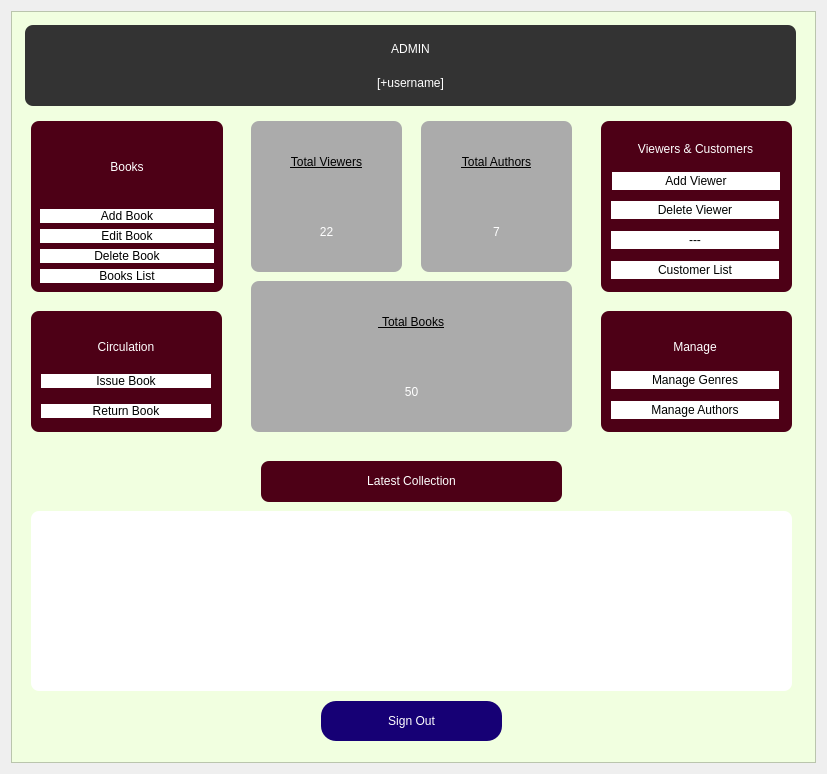
<?xml version="1.0" encoding="UTF-8"?>
<ui version="4.0">
 <class>digitalLibrary</class>
 <widget class="QDialog" name="digitalLibrary">
  <property name="geometry">
   <rect>
    <x>0</x>
    <y>0</y>
    <width>827</width>
    <height>774</height>
   </rect>
  </property>
  <property name="windowTitle">
   <string>Dialog</string>
  </property>
  <layout class="QVBoxLayout" name="verticalLayout_10">
   <property name="leftMargin">
    <number>11</number>
   </property>
   <item>
    <widget class="QFrame" name="frame_4">
     <property name="styleSheet">
      <string notr="true">background-color: rgb(241, 255, 224);</string>
     </property>
     <property name="frameShape">
      <enum>QFrame::StyledPanel</enum>
     </property>
     <property name="frameShadow">
      <enum>QFrame::Raised</enum>
     </property>
     <widget class="QFrame" name="frame">
      <property name="geometry">
       <rect>
        <x>20</x>
        <y>110</y>
        <width>192</width>
        <height>171</height>
       </rect>
      </property>
      <property name="styleSheet">
       <string notr="true">background: #4d0016;
border-radius: 8px;</string>
      </property>
      <property name="frameShape">
       <enum>QFrame::StyledPanel</enum>
      </property>
      <property name="frameShadow">
       <enum>QFrame::Raised</enum>
      </property>
      <layout class="QVBoxLayout" name="verticalLayout">
       <item>
        <widget class="QLabel" name="label_11">
         <property name="styleSheet">
          <string notr="true">font: 63 13pt &quot;Lato Black&quot;;
color: rgb(255, 255, 255);

</string>
         </property>
         <property name="text">
          <string>Books</string>
         </property>
         <property name="alignment">
          <set>Qt::AlignCenter</set>
         </property>
        </widget>
       </item>
       <item>
        <widget class="QPushButton" name="addBookBtn">
         <property name="styleSheet">
          <string notr="true">QPushButton{
border-radius:15px;
padding : 0 4px;
background: #ffffff;
border -radius:10px;
color: rgb(0, 0, 0);
font: 9pt &quot;Lato&quot;;
}
QPushButton:hover:!pressed
{
border-radius:5px;
background:#ffcb3b;
}
</string>
         </property>
         <property name="text">
          <string>Add Book</string>
         </property>
         <property name="autoDefault">
          <bool>false</bool>
         </property>
         <property name="default">
          <bool>false</bool>
         </property>
         <property name="flat">
          <bool>true</bool>
         </property>
        </widget>
       </item>
       <item>
        <widget class="QPushButton" name="editBookBtn">
         <property name="styleSheet">
          <string notr="true">QPushButton{
border-radius:15px;
padding : 0 4px;
background: #ffffff;
border -radius:10px;
color: rgb(0, 0, 0);
font: 9pt &quot;Lato&quot;;
}
QPushButton:hover:!pressed
{
border-radius:5px;
background:#ffcb3b;
}
</string>
         </property>
         <property name="text">
          <string>Edit Book</string>
         </property>
         <property name="autoDefault">
          <bool>false</bool>
         </property>
         <property name="default">
          <bool>false</bool>
         </property>
         <property name="flat">
          <bool>true</bool>
         </property>
        </widget>
       </item>
       <item>
        <widget class="QPushButton" name="deleteBookBtn">
         <property name="styleSheet">
          <string notr="true">QPushButton{
border-radius:15px;
padding : 0 4px;
background: #ffffff;
border -radius:10px;
color: rgb(0, 0, 0);
font: 9pt &quot;Lato&quot;;
}
QPushButton:hover:!pressed
{
border-radius:5px;
background:#ffcb3b;
}
</string>
         </property>
         <property name="text">
          <string>Delete Book</string>
         </property>
         <property name="autoDefault">
          <bool>false</bool>
         </property>
         <property name="default">
          <bool>false</bool>
         </property>
         <property name="flat">
          <bool>true</bool>
         </property>
        </widget>
       </item>
       <item>
        <widget class="QPushButton" name="booksListBtn">
         <property name="styleSheet">
          <string notr="true">QPushButton{
border-radius:15px;
padding : 0 4px;
background: #ffffff;
border -radius:10px;
color: rgb(0, 0, 0);
font: 9pt &quot;Lato&quot;;
}
QPushButton:hover:!pressed
{
border-radius:5px;
background:#ffcb3b;
}
</string>
         </property>
         <property name="text">
          <string>Books List</string>
         </property>
         <property name="autoDefault">
          <bool>false</bool>
         </property>
         <property name="default">
          <bool>false</bool>
         </property>
         <property name="flat">
          <bool>true</bool>
         </property>
        </widget>
       </item>
      </layout>
     </widget>
     <widget class="QFrame" name="frame_2">
      <property name="geometry">
       <rect>
        <x>14</x>
        <y>14</y>
        <width>771</width>
        <height>81</height>
       </rect>
      </property>
      <property name="styleSheet">
       <string notr="true">background: #333333;
border-radius: 8px;</string>
      </property>
      <property name="frameShape">
       <enum>QFrame::StyledPanel</enum>
      </property>
      <property name="frameShadow">
       <enum>QFrame::Raised</enum>
      </property>
      <layout class="QVBoxLayout" name="verticalLayout_15">
       <item>
        <widget class="QLabel" name="label">
         <property name="styleSheet">
          <string notr="true">color: rgb(255, 255, 255);
font: 15pt &quot;Lato Black&quot;;</string>
         </property>
         <property name="text">
          <string>ADMIN</string>
         </property>
         <property name="alignment">
          <set>Qt::AlignCenter</set>
         </property>
        </widget>
       </item>
       <item>
        <widget class="QLabel" name="username">
         <property name="styleSheet">
          <string notr="true">color: rgb(255, 255, 255);
font: 12pt &quot;Lato&quot;;</string>
         </property>
         <property name="text">
          <string>[+username]</string>
         </property>
         <property name="alignment">
          <set>Qt::AlignCenter</set>
         </property>
        </widget>
       </item>
      </layout>
     </widget>
     <widget class="QPushButton" name="returnBookBtn_4">
      <property name="geometry">
       <rect>
        <x>310</x>
        <y>690</y>
        <width>181</width>
        <height>40</height>
       </rect>
      </property>
      <property name="styleSheet">
       <string notr="true">QPushButton{
border-radius:15px;
padding : 0 4px;
background: #160075;
border -radius:10px;
color: rgb(255, 255, 255);
font: 12pt &quot;Lato&quot;;
}
QPushButton:hover:!pressed
{
border-radius:5px;
background:#ababab;
}
</string>
      </property>
      <property name="text">
       <string>Sign Out</string>
      </property>
      <property name="autoDefault">
       <bool>false</bool>
      </property>
      <property name="default">
       <bool>false</bool>
      </property>
      <property name="flat">
       <bool>true</bool>
      </property>
     </widget>
     <widget class="QFrame" name="frame_10">
      <property name="geometry">
       <rect>
        <x>590</x>
        <y>300</y>
        <width>191</width>
        <height>121</height>
       </rect>
      </property>
      <property name="styleSheet">
       <string notr="true">background: #4d0016;
border-radius: 8px;</string>
      </property>
      <property name="frameShape">
       <enum>QFrame::StyledPanel</enum>
      </property>
      <property name="frameShadow">
       <enum>QFrame::Raised</enum>
      </property>
      <widget class="QPushButton" name="manageAuthorButton">
       <property name="geometry">
        <rect>
         <x>10</x>
         <y>90</y>
         <width>168</width>
         <height>18</height>
        </rect>
       </property>
       <property name="styleSheet">
        <string notr="true">QPushButton{
border-radius:15px;
padding : 0 4px;
background: #ffffff;
border -radius:10px;
color: rgb(0, 0, 0);
font: 9pt &quot;Lato&quot;;
}
QPushButton:hover:!pressed
{
border-radius:5px;
background:#ffcb3b;
}
</string>
       </property>
       <property name="text">
        <string>Manage Authors</string>
       </property>
       <property name="autoDefault">
        <bool>false</bool>
       </property>
       <property name="default">
        <bool>false</bool>
       </property>
       <property name="flat">
        <bool>true</bool>
       </property>
      </widget>
      <widget class="QPushButton" name="manageGenre">
       <property name="geometry">
        <rect>
         <x>10</x>
         <y>60</y>
         <width>168</width>
         <height>18</height>
        </rect>
       </property>
       <property name="styleSheet">
        <string notr="true">QPushButton{
border-radius:15px;
padding : 0 4px;
background: #ffffff;
border -radius:10px;
color: rgb(0, 0, 0);
font: 9pt &quot;Lato&quot;;
}
QPushButton:hover:!pressed
{
border-radius:5px;
background:#ffcb3b;
}
</string>
       </property>
       <property name="text">
        <string>Manage Genres</string>
       </property>
       <property name="autoDefault">
        <bool>false</bool>
       </property>
       <property name="default">
        <bool>false</bool>
       </property>
       <property name="flat">
        <bool>true</bool>
       </property>
      </widget>
      <widget class="QLabel" name="label_10">
       <property name="geometry">
        <rect>
         <x>10</x>
         <y>20</y>
         <width>168</width>
         <height>32</height>
        </rect>
       </property>
       <property name="styleSheet">
        <string notr="true">font: 63 13pt &quot;Lato Black&quot;;
color: rgb(255, 255, 255);

</string>
       </property>
       <property name="text">
        <string>Manage</string>
       </property>
       <property name="alignment">
        <set>Qt::AlignCenter</set>
       </property>
      </widget>
     </widget>
     <widget class="QFrame" name="frame_12">
      <property name="geometry">
       <rect>
        <x>590</x>
        <y>110</y>
        <width>191</width>
        <height>171</height>
       </rect>
      </property>
      <property name="styleSheet">
       <string notr="true">background: #4d0016;
border-radius: 8px;</string>
      </property>
      <property name="frameShape">
       <enum>QFrame::StyledPanel</enum>
      </property>
      <property name="frameShadow">
       <enum>QFrame::Raised</enum>
      </property>
      <widget class="QPushButton" name="editMemberBtn">
       <property name="geometry">
        <rect>
         <x>10</x>
         <y>110</y>
         <width>168</width>
         <height>18</height>
        </rect>
       </property>
       <property name="styleSheet">
        <string notr="true">QPushButton{
border-radius:15px;
padding : 0 4px;
background: #ffffff;
border -radius:10px;
color: rgb(0, 0, 0);
font: 9pt &quot;Lato&quot;;
}
QPushButton:hover:!pressed
{
border-radius:5px;
background:#ffcb3b;
}
</string>
       </property>
       <property name="text">
        <string>---</string>
       </property>
       <property name="autoDefault">
        <bool>false</bool>
       </property>
       <property name="default">
        <bool>false</bool>
       </property>
       <property name="flat">
        <bool>true</bool>
       </property>
      </widget>
      <widget class="QPushButton" name="deleteMemberBtn">
       <property name="geometry">
        <rect>
         <x>10</x>
         <y>80</y>
         <width>168</width>
         <height>18</height>
        </rect>
       </property>
       <property name="styleSheet">
        <string notr="true">QPushButton{
border-radius:15px;
padding : 0 4px;
background: #ffffff;
border -radius:10px;
color: rgb(0, 0, 0);
font: 9pt &quot;Lato&quot;;
}
QPushButton:hover:!pressed
{
border-radius:5px;
background:#ffcb3b;
}
</string>
       </property>
       <property name="text">
        <string>Delete Viewer</string>
       </property>
       <property name="autoDefault">
        <bool>false</bool>
       </property>
       <property name="default">
        <bool>false</bool>
       </property>
       <property name="flat">
        <bool>true</bool>
       </property>
      </widget>
      <widget class="QPushButton" name="membersListBtn">
       <property name="geometry">
        <rect>
         <x>10</x>
         <y>140</y>
         <width>168</width>
         <height>18</height>
        </rect>
       </property>
       <property name="styleSheet">
        <string notr="true">QPushButton{
border-radius:15px;
padding : 0 4px;
background: #ffffff;
border -radius:10px;
color: rgb(0, 0, 0);
font: 9pt &quot;Lato&quot;;
}
QPushButton:hover:!pressed
{
border-radius:5px;
background:#ffcb3b;
}
</string>
       </property>
       <property name="text">
        <string>Customer List</string>
       </property>
       <property name="autoDefault">
        <bool>false</bool>
       </property>
       <property name="default">
        <bool>false</bool>
       </property>
       <property name="flat">
        <bool>true</bool>
       </property>
      </widget>
      <widget class="QPushButton" name="addMemberBtn">
       <property name="geometry">
        <rect>
         <x>11</x>
         <y>51</y>
         <width>168</width>
         <height>18</height>
        </rect>
       </property>
       <property name="styleSheet">
        <string notr="true">QPushButton{
border-radius:15px;
padding : 0 4px;
background: #ffffff;
border -radius:10px;
color: rgb(0, 0, 0);
font: 9pt &quot;Lato&quot;;
}
QPushButton:hover:!pressed
{
border-radius:5px;
background:#ffcb3b;
}
</string>
       </property>
       <property name="text">
        <string>Add Viewer</string>
       </property>
       <property name="autoDefault">
        <bool>false</bool>
       </property>
       <property name="default">
        <bool>false</bool>
       </property>
       <property name="flat">
        <bool>true</bool>
       </property>
      </widget>
      <widget class="QLabel" name="label_7">
       <property name="geometry">
        <rect>
         <x>10</x>
         <y>10</y>
         <width>169</width>
         <height>35</height>
        </rect>
       </property>
       <property name="styleSheet">
        <string notr="true">font: 63 10pt &quot;Lato Black&quot;;
color: rgb(255, 255, 255);

</string>
       </property>
       <property name="text">
        <string>Viewers &amp; Customers</string>
       </property>
       <property name="alignment">
        <set>Qt::AlignCenter</set>
       </property>
      </widget>
     </widget>
     <widget class="QFrame" name="frame_16">
      <property name="geometry">
       <rect>
        <x>20</x>
        <y>300</y>
        <width>191</width>
        <height>121</height>
       </rect>
      </property>
      <property name="styleSheet">
       <string notr="true">background: #4d0016;
border-radius: 8px;</string>
      </property>
      <property name="frameShape">
       <enum>QFrame::StyledPanel</enum>
      </property>
      <property name="frameShadow">
       <enum>QFrame::Raised</enum>
      </property>
      <widget class="QWidget" name="layoutWidget">
       <property name="geometry">
        <rect>
         <x>10</x>
         <y>90</y>
         <width>170</width>
         <height>21</height>
        </rect>
       </property>
       <layout class="QHBoxLayout" name="horizontalLayout_16">
        <item>
         <widget class="QPushButton" name="returnBookBtn">
          <property name="styleSheet">
           <string notr="true">QPushButton{
border-radius:15px;
padding : 0 4px;
background: #ffffff;
border -radius:10px;
color: rgb(0, 0, 0);
font: 9pt &quot;Lato&quot;;
}
QPushButton:hover:!pressed
{
border-radius:5px;
background:#ffcb3b;
}
</string>
          </property>
          <property name="text">
           <string>Return Book</string>
          </property>
          <property name="autoDefault">
           <bool>false</bool>
          </property>
          <property name="default">
           <bool>false</bool>
          </property>
          <property name="flat">
           <bool>true</bool>
          </property>
         </widget>
        </item>
       </layout>
      </widget>
      <widget class="QWidget" name="layoutWidget">
       <property name="geometry">
        <rect>
         <x>10</x>
         <y>19</y>
         <width>170</width>
         <height>34</height>
        </rect>
       </property>
       <layout class="QHBoxLayout" name="horizontalLayout_19">
        <item>
         <widget class="QLabel" name="label_9">
          <property name="styleSheet">
           <string notr="true">font: 63 13pt &quot;Lato Black&quot;;
color: rgb(255, 255, 255);

</string>
          </property>
          <property name="text">
           <string>Circulation</string>
          </property>
          <property name="alignment">
           <set>Qt::AlignCenter</set>
          </property>
         </widget>
        </item>
       </layout>
      </widget>
      <widget class="QWidget" name="layoutWidget">
       <property name="geometry">
        <rect>
         <x>10</x>
         <y>60</y>
         <width>170</width>
         <height>21</height>
        </rect>
       </property>
       <layout class="QHBoxLayout" name="horizontalLayout_15">
        <item>
         <widget class="QPushButton" name="issueBookBtn">
          <property name="styleSheet">
           <string notr="true">QPushButton{
border-radius:15px;
padding : 0 4px;
background: #ffffff;
border -radius:10px;
color: rgb(0, 0, 0);
font: 9pt &quot;Lato&quot;;
}
QPushButton:hover:!pressed
{
border-radius:5px;
background:#ffcb3b;
}
</string>
          </property>
          <property name="text">
           <string>Issue Book</string>
          </property>
          <property name="autoDefault">
           <bool>false</bool>
          </property>
          <property name="default">
           <bool>false</bool>
          </property>
          <property name="flat">
           <bool>true</bool>
          </property>
         </widget>
        </item>
       </layout>
      </widget>
     </widget>
     <widget class="QFrame" name="frame_7">
      <property name="geometry">
       <rect>
        <x>20</x>
        <y>500</y>
        <width>761</width>
        <height>180</height>
       </rect>
      </property>
      <property name="styleSheet">
       <string notr="true">background-color: #ffffff;
border-radius: 8px;</string>
      </property>
      <property name="frameShape">
       <enum>QFrame::StyledPanel</enum>
      </property>
      <property name="frameShadow">
       <enum>QFrame::Raised</enum>
      </property>
      <layout class="QVBoxLayout" name="verticalLayout_5">
       <item>
        <layout class="QHBoxLayout" name="horizontalLayout_2">
         <item>
          <widget class="QLabel" name="cover_1">
           <property name="text">
            <string/>
           </property>
          </widget>
         </item>
         <item>
          <widget class="QLabel" name="cover_2">
           <property name="text">
            <string/>
           </property>
          </widget>
         </item>
         <item>
          <widget class="QLabel" name="cover_3">
           <property name="text">
            <string/>
           </property>
          </widget>
         </item>
         <item>
          <widget class="QLabel" name="cover_4">
           <property name="text">
            <string/>
           </property>
          </widget>
         </item>
        </layout>
       </item>
      </layout>
     </widget>
     <widget class="QFrame" name="frame_9">
      <property name="geometry">
       <rect>
        <x>240</x>
        <y>270</y>
        <width>321</width>
        <height>151</height>
       </rect>
      </property>
      <property name="styleSheet">
       <string notr="true">background-color: #ababab;
border-radius: 8px;</string>
      </property>
      <property name="frameShape">
       <enum>QFrame::StyledPanel</enum>
      </property>
      <property name="frameShadow">
       <enum>QFrame::Raised</enum>
      </property>
      <layout class="QVBoxLayout" name="verticalLayout_12">
       <item>
        <layout class="QVBoxLayout" name="verticalLayout_13">
         <item>
          <widget class="QLabel" name="label_24">
           <property name="styleSheet">
            <string notr="true">color: rgb(0, 0, 0);
text-decoration: underline;
font: 63 italic 13pt &quot;Lato Black&quot;;

</string>
           </property>
           <property name="text">
            <string> Total Books</string>
           </property>
           <property name="alignment">
            <set>Qt::AlignCenter</set>
           </property>
          </widget>
         </item>
         <item>
          <widget class="QLabel" name="bookNum">
           <property name="styleSheet">
            <string notr="true">color: rgb(255, 255, 255);
font: 63 24pt &quot;Lato Black&quot;;
</string>
           </property>
           <property name="text">
            <string>50</string>
           </property>
           <property name="alignment">
            <set>Qt::AlignCenter</set>
           </property>
          </widget>
         </item>
        </layout>
       </item>
      </layout>
     </widget>
     <widget class="QFrame" name="frame_6">
      <property name="geometry">
       <rect>
        <x>410</x>
        <y>110</y>
        <width>151</width>
        <height>151</height>
       </rect>
      </property>
      <property name="styleSheet">
       <string notr="true">background-color: #ababab;
border-radius: 8px;</string>
      </property>
      <property name="frameShape">
       <enum>QFrame::StyledPanel</enum>
      </property>
      <property name="frameShadow">
       <enum>QFrame::Raised</enum>
      </property>
      <layout class="QHBoxLayout" name="horizontalLayout_20">
       <item>
        <layout class="QVBoxLayout" name="verticalLayout_7">
         <item>
          <widget class="QLabel" name="label_13">
           <property name="styleSheet">
            <string notr="true">color: rgb(0, 0, 0);
text-decoration: underline;
font: 63 italic 13pt &quot;Lato Black&quot;;

</string>
           </property>
           <property name="text">
            <string>Total Authors</string>
           </property>
           <property name="alignment">
            <set>Qt::AlignCenter</set>
           </property>
          </widget>
         </item>
         <item>
          <widget class="QLabel" name="authorNum">
           <property name="styleSheet">
            <string notr="true">color: rgb(255, 255, 255);
font: 63 24pt &quot;Lato Black&quot;;
</string>
           </property>
           <property name="text">
            <string>7</string>
           </property>
           <property name="alignment">
            <set>Qt::AlignCenter</set>
           </property>
          </widget>
         </item>
        </layout>
       </item>
      </layout>
     </widget>
     <widget class="QFrame" name="frame_8">
      <property name="enabled">
       <bool>true</bool>
      </property>
      <property name="geometry">
       <rect>
        <x>240</x>
        <y>110</y>
        <width>151</width>
        <height>151</height>
       </rect>
      </property>
      <property name="styleSheet">
       <string notr="true">background-color: #ababab;
border-radius: 8px;</string>
      </property>
      <property name="frameShape">
       <enum>QFrame::StyledPanel</enum>
      </property>
      <property name="frameShadow">
       <enum>QFrame::Raised</enum>
      </property>
      <property name="lineWidth">
       <number>1</number>
      </property>
      <layout class="QVBoxLayout" name="verticalLayout_9">
       <item>
        <layout class="QVBoxLayout" name="verticalLayout_8">
         <item>
          <widget class="QLabel" name="label_20">
           <property name="styleSheet">
            <string notr="true">color: rgb(0, 0, 0);
text-decoration: underline;
font: 63 italic 13pt &quot;Lato Black&quot;;

</string>
           </property>
           <property name="text">
            <string>Total Viewers</string>
           </property>
           <property name="alignment">
            <set>Qt::AlignCenter</set>
           </property>
          </widget>
         </item>
         <item>
          <widget class="QLabel" name="memberNum">
           <property name="styleSheet">
            <string notr="true">color: rgb(255, 255, 255);
font: 63 24pt &quot;Lato Black&quot;;
</string>
           </property>
           <property name="text">
            <string>22</string>
           </property>
           <property name="alignment">
            <set>Qt::AlignCenter</set>
           </property>
          </widget>
         </item>
        </layout>
       </item>
      </layout>
     </widget>
     <widget class="QFrame" name="frame_3">
      <property name="geometry">
       <rect>
        <x>250</x>
        <y>450</y>
        <width>301</width>
        <height>41</height>
       </rect>
      </property>
      <property name="styleSheet">
       <string notr="true">background: #4d0016;
border-radius: 8px;</string>
      </property>
      <property name="frameShape">
       <enum>QFrame::StyledPanel</enum>
      </property>
      <property name="frameShadow">
       <enum>QFrame::Raised</enum>
      </property>
      <widget class="QLabel" name="label_4">
       <property name="geometry">
        <rect>
         <x>10</x>
         <y>10</y>
         <width>281</width>
         <height>20</height>
        </rect>
       </property>
       <property name="styleSheet">
        <string notr="true">font: 63 13pt &quot;Lato Black&quot;;
color: rgb(255, 255, 255);

</string>
       </property>
       <property name="text">
        <string>Latest Collection</string>
       </property>
       <property name="alignment">
        <set>Qt::AlignCenter</set>
       </property>
      </widget>
     </widget>
    </widget>
   </item>
  </layout>
 </widget>
 <resources/>
 <connections/>
</ui>
